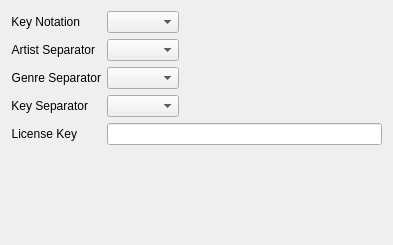
<?xml version="1.0" encoding="UTF-8"?>
<ui version="4.0">
 <class>PreferencesGeneral</class>
 <widget class="QWidget" name="PreferencesGeneral">
  <property name="geometry">
   <rect>
    <x>0</x>
    <y>0</y>
    <width>393</width>
    <height>245</height>
   </rect>
  </property>
  <property name="windowTitle">
   <string>Form</string>
  </property>
  <layout class="QFormLayout" name="formLayout">
   <property name="fieldGrowthPolicy">
    <enum>QFormLayout::ExpandingFieldsGrow</enum>
   </property>
   <property name="rowWrapPolicy">
    <enum>QFormLayout::WrapLongRows</enum>
   </property>
   <item row="7" column="0">
    <widget class="QLabel" name="labelKeysSeparator">
     <property name="text">
      <string>Key Separator</string>
     </property>
     <property name="alignment">
      <set>Qt::AlignRight|Qt::AlignTrailing|Qt::AlignVCenter</set>
     </property>
    </widget>
   </item>
   <item row="3" column="0">
    <widget class="QLabel" name="labelArtistSeparator">
     <property name="text">
      <string>Artist Separator</string>
     </property>
     <property name="alignment">
      <set>Qt::AlignRight|Qt::AlignTrailing|Qt::AlignVCenter</set>
     </property>
    </widget>
   </item>
   <item row="5" column="0">
    <widget class="QLabel" name="labelGenresSeparator">
     <property name="text">
      <string>Genre Separator</string>
     </property>
     <property name="alignment">
      <set>Qt::AlignRight|Qt::AlignTrailing|Qt::AlignVCenter</set>
     </property>
    </widget>
   </item>
   <item row="9" column="0">
    <widget class="QLabel" name="labelLicenseKey">
     <property name="text">
      <string>License Key</string>
     </property>
     <property name="alignment">
      <set>Qt::AlignRight|Qt::AlignTrailing|Qt::AlignVCenter</set>
     </property>
    </widget>
   </item>
   <item row="1" column="0">
    <widget class="QLabel" name="labelKeyNotation">
     <property name="text">
      <string>Key Notation</string>
     </property>
     <property name="alignment">
      <set>Qt::AlignRight|Qt::AlignTrailing|Qt::AlignVCenter</set>
     </property>
    </widget>
   </item>
   <item row="1" column="1">
    <widget class="QComboBox" name="comboBoxKeyNotation">
     <property name="currentText">
      <string/>
     </property>
    </widget>
   </item>
   <item row="3" column="1">
    <widget class="QComboBox" name="comboBoxArtistSeparator">
     <property name="currentText">
      <string/>
     </property>
    </widget>
   </item>
   <item row="5" column="1">
    <widget class="QComboBox" name="comboBoxGenreSeparator">
     <property name="currentText">
      <string/>
     </property>
    </widget>
   </item>
   <item row="7" column="1">
    <widget class="QComboBox" name="comboBoxKeySeparator">
     <property name="currentText">
      <string/>
     </property>
    </widget>
   </item>
   <item row="9" column="1">
    <widget class="QLineEdit" name="lineEditLicenseKey">
     <property name="readOnly">
      <bool>true</bool>
     </property>
    </widget>
   </item>
  </layout>
 </widget>
 <resources/>
 <connections/>
</ui>
